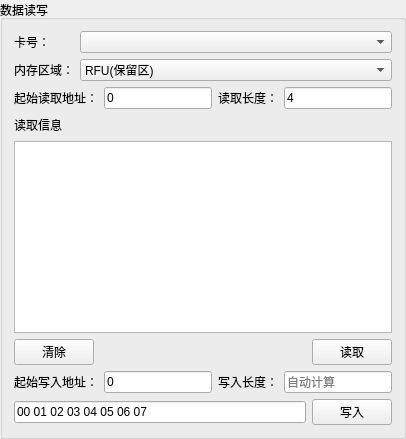
                   <widget class="QGroupBox" name="groupBox_14">
                    <property name="title">
                     <string>数据读写</string>
                    </property>
                    <layout class="QHBoxLayout" name="horizontalLayout_112">
                     <item>
                      <layout class="QVBoxLayout" name="verticalLayout_28">
                       <item>
                        <layout class="QVBoxLayout" name="verticalLayout_29">
                         <item>
                          <layout class="QGridLayout" name="gridLayout">
                           <item row="0" column="0">
                            <widget class="QLabel" name="label_21">
                             <property name="sizePolicy">
                              <sizepolicy hsizetype="Maximum" vsizetype="Preferred">
                               <horstretch>0</horstretch>
                               <verstretch>0</verstretch>
                              </sizepolicy>
                             </property>
                             <property name="text">
                              <string>卡号：</string>
                             </property>
                            </widget>
                           </item>
                           <item row="0" column="1">
                            <widget class="QComboBox" name="ETC_comboBox_Card_Num">
                             <property name="toolTip">
                              <string>开始寻卡后自动添加</string>
                             </property>
                             <property name="currentText">
                              <string/>
                             </property>
                            </widget>
                           </item>
                           <item row="1" column="0">
                            <widget class="QLabel" name="label_45">
                             <property name="sizePolicy">
                              <sizepolicy hsizetype="Maximum" vsizetype="Preferred">
                               <horstretch>0</horstretch>
                               <verstretch>0</verstretch>
                              </sizepolicy>
                             </property>
                             <property name="text">
                              <string>内存区域：</string>
                             </property>
                            </widget>
                           </item>
                           <item row="1" column="1">
                            <widget class="QComboBox" name="ETC_comboBox_Momery">
                             <item>
                              <property name="text">
                               <string>RFU(保留区)</string>
                              </property>
                             </item>
                             <item>
                              <property name="text">
                               <string>EPC(EPC区)</string>
                              </property>
                             </item>
                             <item>
                              <property name="text">
                               <string>TID(TID区)</string>
                              </property>
                             </item>
                             <item>
                              <property name="text">
                               <string>USER(用户区)</string>
                              </property>
                             </item>
                            </widget>
                           </item>
                          </layout>
                         </item>
                         <item>
                          <layout class="QHBoxLayout" name="horizontalLayout_56">
                           <item>
                            <widget class="QLabel" name="label_22">
                             <property name="sizePolicy">
                              <sizepolicy hsizetype="Maximum" vsizetype="Preferred">
                               <horstretch>0</horstretch>
                               <verstretch>0</verstretch>
                              </sizepolicy>
                             </property>
                             <property name="text">
                              <string>起始读取地址：</string>
                             </property>
                            </widget>
                           </item>
                           <item>
                            <widget class="QLineEdit" name="ETC_lineEdit_Start_Add">
                             <property name="text">
                              <string>0</string>
                             </property>
                            </widget>
                           </item>
                           <item>
                            <widget class="QLabel" name="label_23">
                             <property name="sizePolicy">
                              <sizepolicy hsizetype="Maximum" vsizetype="Preferred">
                               <horstretch>0</horstretch>
                               <verstretch>0</verstretch>
                              </sizepolicy>
                             </property>
                             <property name="text">
                              <string>读取长度：</string>
                             </property>
                            </widget>
                           </item>
                           <item>
                            <widget class="QLineEdit" name="ETC_lineEdit_ReadLength">
                             <property name="text">
                              <string>4</string>
                             </property>
                            </widget>
                           </item>
                          </layout>
                         </item>
                        </layout>
                       </item>
                       <item>
                        <layout class="QVBoxLayout" name="verticalLayout_26">
                         <item>
                          <layout class="QHBoxLayout" name="horizontalLayout_55">
                           <item>
                            <widget class="QLabel" name="label_24">
                             <property name="text">
                              <string>读取信息</string>
                             </property>
                            </widget>
                           </item>
                           <item>
                            <spacer name="horizontalSpacer_19">
                             <property name="orientation">
                              <enum>Qt::Horizontal</enum>
                             </property>
                             <property name="sizeHint" stdset="0">
                              <size>
                               <width>40</width>
                               <height>20</height>
                              </size>
                             </property>
                            </spacer>
                           </item>
                          </layout>
                         </item>
                         <item>
                          <widget class="QListWidget" name="ETC_listWidget_Data">
                           <property name="styleSheet">
                            <string notr="true">font: 9pt &quot;黑体&quot;;</string>
                           </property>
                          </widget>
                         </item>
                        </layout>
                       </item>
                       <item>
                        <layout class="QHBoxLayout" name="horizontalLayout_54">
                         <item>
                          <widget class="QPushButton" name="ETC_pushButton_Del_Data">
                           <property name="text">
                            <string>清除</string>
                           </property>
                          </widget>
                         </item>
                         <item>
                          <spacer name="horizontalSpacer_17">
                           <property name="orientation">
                            <enum>Qt::Horizontal</enum>
                           </property>
                           <property name="sizeHint" stdset="0">
                            <size>
                             <width>40</width>
                             <height>20</height>
                            </size>
                           </property>
                          </spacer>
                         </item>
                         <item>
                          <widget class="QLabel" name="ETC_label_Data_State">
                           <property name="text">
                            <string/>
                           </property>
                          </widget>
                         </item>
                         <item>
                          <spacer name="horizontalSpacer_18">
                           <property name="orientation">
                            <enum>Qt::Horizontal</enum>
                           </property>
                           <property name="sizeHint" stdset="0">
                            <size>
                             <width>40</width>
                             <height>20</height>
                            </size>
                           </property>
                          </spacer>
                         </item>
                         <item>
                          <widget class="QPushButton" name="ETC_pushButton_Read">
                           <property name="text">
                            <string>读取</string>
                           </property>
                          </widget>
                         </item>
                        </layout>
                       </item>
                       <item>
                        <layout class="QHBoxLayout" name="horizontalLayout_109">
                         <item>
                          <widget class="QLabel" name="label_47">
                           <property name="text">
                            <string>起始写入地址：</string>
                           </property>
                          </widget>
                         </item>
                         <item>
                          <widget class="QLineEdit" name="ETC_lineEdit_Write_Add">
                           <property name="text">
                            <string>0</string>
                           </property>
                          </widget>
                         </item>
                         <item>
                          <widget class="QLabel" name="label_48">
                           <property name="text">
                            <string>写入长度：</string>
                           </property>
                          </widget>
                         </item>
                         <item>
                          <widget class="QLineEdit" name="ETC_lineEdit_Write_Length">
                           <property name="readOnly">
                            <bool>true</bool>
                           </property>
                           <property name="placeholderText">
                            <string>自动计算</string>
                           </property>
                          </widget>
                         </item>
                        </layout>
                       </item>
                       <item>
                        <layout class="QHBoxLayout" name="horizontalLayout_53">
                         <item>
                          <widget class="QLineEdit" name="ETC_lineEdit_WriteData">
                           <property name="text">
                            <string>00 01 02 03 04 05 06 07</string>
                           </property>
                           <property name="placeholderText">
                            <string>不足一个数据长度(16Bit)将自动补0</string>
                           </property>
                          </widget>
                         </item>
                         <item>
                          <widget class="QPushButton" name="ETC_pushButton_Write">
                           <property name="sizePolicy">
                            <sizepolicy hsizetype="Minimum" vsizetype="Preferred">
                             <horstretch>0</horstretch>
                             <verstretch>0</verstretch>
                            </sizepolicy>
                           </property>
                           <property name="text">
                            <string>写入</string>
                           </property>
                          </widget>
                         </item>
                        </layout>
                       </item>
                      </layout>
                     </item>
                    </layout>
                   </widget>
